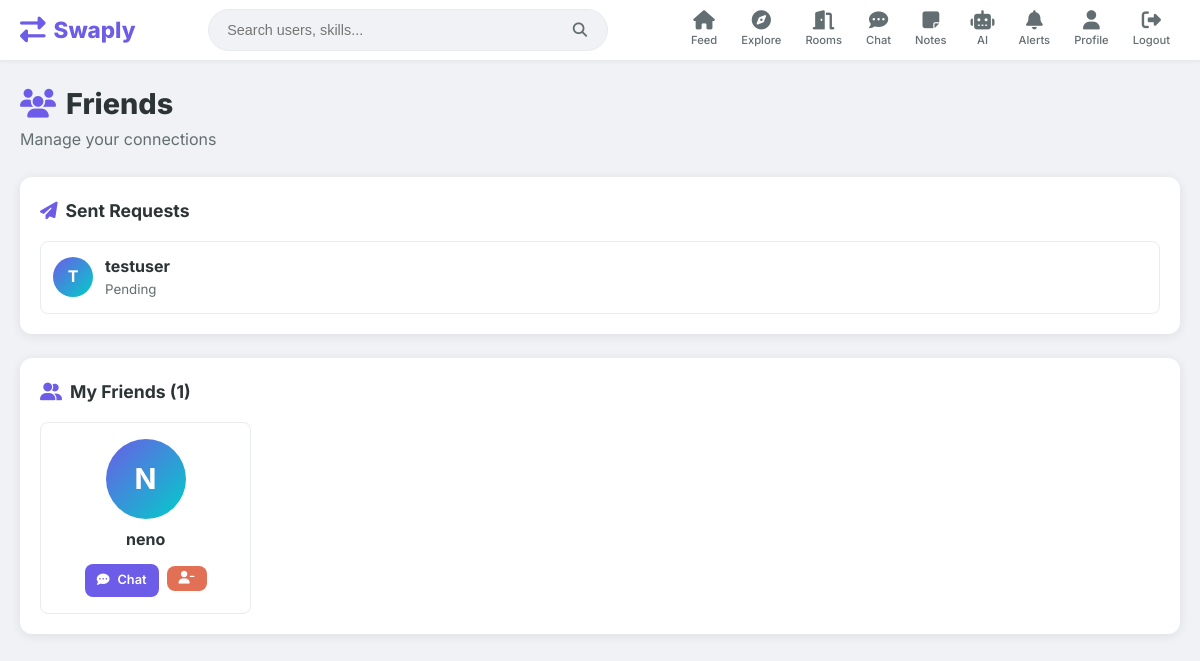
Page /friends (signed in) on the committed database.
### models.py (models this page shows, shortened)
class FriendRequest(db.Model):
    id = db.Column(db.Integer, primary_key=True)
    sender_id = db.Column(db.Integer, db.ForeignKey('user.id'), nullable=False)
    receiver_id = db.Column(db.Integer, db.ForeignKey('user.id'), nullable=False)
    status = db.Column(db.String(20), default='pending')  # pending, accepted, declined
    created_at = db.Column(db.DateTime, default=datetime.utcnow)

class User(UserMixin, db.Model):
    id = db.Column(db.Integer, primary_key=True)
    username = db.Column(db.String(80), unique=True, nullable=False)
    email = db.Column(db.String(120), unique=True, nullable=False)
    password_hash = db.Column(db.String(200), nullable=False)
    bio = db.Column(db.Text, default='')
    location = db.Column(db.String(120), default='')
    skills_offered = db.Column(db.Text, default='')
    skills_wanted = db.Column(db.Text, default='')
    avatar = db.Column(db.String(300), default='')
    created_at = db.Column(db.DateTime, default=datetime.utcnow)
    posts = db.relationship('Post', backref='author', lazy=True, cascade='all, delete-orphan')
    sent_requests = db.relationship('FriendRequest', foreign_keys='FriendRequest.sender_id', backref='sender', lazy=True, cascade='all, delete-orphan')
    received_requests = db.relationship('FriendRequest', foreign_keys='FriendRequest.receiver_id', backref='receiver', lazy=True, cascade='all, delete-orphan')

### app.py (the view)
@app.route('/friends')
@login_required
def friends():
    my_friends = friend_list(current_user.id)
    pending_requests = FriendRequest.query.filter_by(receiver_id=current_user.id, status='pending').order_by(FriendRequest.created_at.desc()).all()
    sent_requests = FriendRequest.query.filter_by(sender_id=current_user.id, status='pending').order_by(FriendRequest.created_at.desc()).all()
    return render_template('friends.html', friends=my_friends, pending_requests=pending_requests, sent_requests=sent_requests)

### app.py (called while the page is built)
@login_manager.user_loader
def load_user(user_id):
    return User.query.get(int(user_id))

def friend_list(user_id):
    f1 = db.session.query(friendships.c.friend_id).filter(friendships.c.user_id == user_id)
    f2 = db.session.query(friendships.c.user_id).filter(friendships.c.friend_id == user_id)
    ids = [r[0] for r in f1.union(f2).all()]
    return User.query.filter(User.id.in_(ids)).all() if ids else []

@app.context_processor
def inject_globals():
    unread = 0
    if current_user.is_authenticated:
        unread = Notification.query.filter_by(user_id=current_user.id, is_read=False).count()
    return {'unread_notifications': unread}

### templates/friends.html (shortened to what this page needs)
{% extends "base.html" %}
{% block content %}
<div class="friends-page">
    <div class="friends-header">
        <h1><i class="fas fa-users"></i> Friends</h1>
        <p>Manage your connections</p>
    </div>
    {% if sent_requests %}
    <div class="card section-card">
        <h2 class="section-title"><i class="fas fa-paper-plane"></i> Sent Requests</h2>
        <div class="request-list">
            {% for req in sent_requests %}
            <div class="request-item">
                <a href="{{ url_for('profile', username=req.receiver.username) }}" class="request-user">
                    <div class="avatar avatar-sm">
                        {% if req.receiver.avatar %}
                        <img src="{{ url_for('uploaded_file', filename=req.receiver.avatar) }}" alt="{{ req.receiver.username }}">
                        {% else %}
                        <span>{{ req.receiver.username[0]|upper }}</span>
                        {% endif %}
                    </div>
                    <div>
                        <strong>{{ req.receiver.username }}</strong>
                        <small>Pending</small>
                    </div>
                </a>
                <span class="badge badge-pending"> Pending</span>
            </div>
            {% endfor %}
        </div>
    </div>
    {% endif %}
    <div class="card section-card">
        <h2 class="section-title"><i class="fas fa-user-friends"></i> My Friends ({{ friends|length }})</h2>
        {% if friends %}
        <div class="friend-grid">
            {% for friend in friends %}
            <div class="friend-card">
                <a href="{{ url_for('profile', username=friend.username) }}" class="friend-card-main">
                    <div class="avatar avatar-lg">
                        {% if friend.avatar %}
                        <img src="{{ url_for('uploaded_file', filename=friend.avatar) }}" alt="{{ friend.username }}">
                        {% else %}
                        <span>{{ friend.username[0]|upper }}</span>
                        {% endif %}
                    </div>
                    <strong>{{ friend.username }}</strong>
                </a>
                <div class="friend-card-actions">
                    <a href="{{ url_for('chat_with', user_id=friend.id) }}" class="btn btn-primary btn-sm">
                        <i class="fas fa-comment-dots"></i> Chat
                    </a>
                    <form method="POST" action="{{ url_for('remove_friend', user_id=friend.id) }}" onsubmit="return confirm('Remove {{ friend.username }}?')">
                        <button type="submit" class="btn btn-danger btn-sm"><i class="fas fa-user-minus"></i></button>
                    </form>
                </div>
            </div>
            {% endfor %}
        </div>
        {% endif %}
    </div>
</div>
{% endblock %}

### static/css/style.css (style rules this page uses)
:root { --primary: #6c5ce7; --primary-dark: #5a4bd1; --primary-light: #a29bfe; --secondary: #00cec9; --success: #00b894; --danger: #e17055; --warning: #fdcb6e; --info: #0984e3; --dark: #2d3436; --light: #f8f9fa; --gray: #636e72; --border: #e9ecef; --bg: #f0f2f5; --white: #ffffff; --shadow: 0 2px 12px rgba(0, 0, 0, 0.08); --shadow-lg: 0 8px 30px rgba(0, 0, 0, 0.12); --radius: 12px; --radius-sm: 8px; --transition: all 0.3s ease; }
* { margin: 0; padding: 0; box-sizing: border-box; }
body { font-family: 'Inter', -apple-system, BlinkMacSystemFont, 'Segoe UI', sans-serif; background: var(--bg); color: var(--dark); line-height: 1.6; min-height: 100vh; }
a { text-decoration: none; color: inherit; }
.badge { position: absolute; top: 2px; right: 4px; background: var(--danger); color: var(--white); font-size: 0.65rem; font-weight: 700; min-width: 18px; height: 18px; border-radius: 50%; display: flex; align-items: center; justify-content: center; padding: 0 4px; }
.btn { display: inline-flex; align-items: center; justify-content: center; gap: 8px; padding: 10px 20px; border: none; border-radius: var(--radius-sm); font-size: 0.9rem; font-weight: 600; cursor: pointer; transition: var(--transition); font-family: inherit; }
.btn-primary { background: var(--primary); color: var(--white); }
.btn-danger { background: var(--danger); color: var(--white); }
.btn-sm { padding: 6px 12px; font-size: 0.8rem; }
.card { background: var(--white); border-radius: var(--radius); box-shadow: var(--shadow); padding: 20px; margin-bottom: 20px; }
.section-card { margin-bottom: 24px; }
.section-title { font-size: 1.1rem; font-weight: 700; margin-bottom: 16px; color: var(--dark); display: flex; align-items: center; gap: 8px; }
.section-title i { color: var(--primary); }
.avatar { width: 60px; height: 60px; border-radius: 50%; background: linear-gradient(135deg, var(--primary), var(--secondary)); display: flex; align-items: center; justify-content: center; color: var(--white); font-weight: 700; font-size: 1.4rem; overflow: hidden; flex-shrink: 0; }
.avatar-sm { width: 40px; height: 40px; font-size: 1rem; }
.avatar-lg { width: 80px; height: 80px; font-size: 1.8rem; }
.friends-header { margin-bottom: 24px; }
.friends-header h1 { font-size: 1.8rem; font-weight: 800; display: flex; align-items: center; gap: 10px; }
.friends-header h1 i { color: var(--primary); }
.friends-header p { color: var(--gray); }
.request-list { display: flex; flex-direction: column; gap: 12px; }
.request-item { display: flex; align-items: center; justify-content: space-between; gap: 12px; padding: 12px; border: 1px solid var(--border); border-radius: var(--radius-sm); flex-wrap: wrap; }
.request-user { display: flex; align-items: center; gap: 12px; }
.request-user div:last-child { display: flex; flex-direction: column; }
.request-user small { color: var(--gray); }
.badge-pending { background: rgba(253, 203, 110, 0.2); color: #b7791f; padding: 4px 10px; border-radius: 20px; font-size: 0.75rem; font-weight: 600; }
.friend-grid { display: grid; grid-template-columns: repeat(auto-fill, minmax(200px, 1fr)); gap: 16px; }
.friend-card { border: 1px solid var(--border); border-radius: var(--radius-sm); padding: 16px; text-align: center; transition: var(--transition); }
.friend-card-main { display: flex; flex-direction: column; align-items: center; gap: 8px; margin-bottom: 12px; }
.friend-card-actions { display: flex; gap: 8px; justify-content: center; }

### rows in the picture
FriendRequest: receiver "T", receiver.username "testuser"
User: username "N", username "neno"

### other values in the picture
{{ friends|length }} "1"
